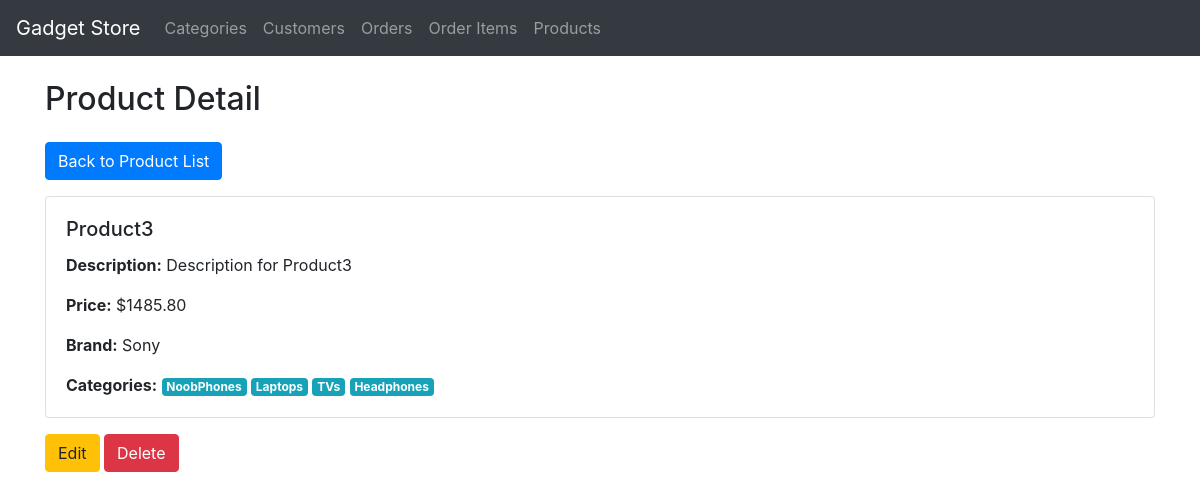
Page /products/3/ on the committed database.
### Phones/models.py (models this page shows, shortened)
class BaseModel(models.Model):
    created_at = models.DateTimeField(auto_now_add=True)
    updated_at = models.DateTimeField(auto_now=True)
    class Meta:
        abstract = True

class Product(BaseModel):
    name = models.CharField(max_length=255)
    description = models.TextField()
    price = models.DecimalField(max_digits=10, decimal_places=2)
    brand = models.ForeignKey(Brand, on_delete=models.CASCADE, related_name='products')
    category = models.ManyToManyField(Category, related_name='products')

class Brand(BaseModel):
    name = models.CharField(max_length=255, unique=True)

class Category(BaseModel):
    name = models.CharField(max_length=255, unique=True)

### Phones/views.py (the view)
# urls.py: path('products/<int:pk>/', ProductDetailView.as_view(), name='product-detail'),
class ProductDetailView(DetailView):
    model = Product
    template_name = 'product_detail.html'
    context_object_name = 'product'

### Phones/templates/product_detail.html (shortened to what this page needs)
{% extends 'base.html' %}
{% block content %}
    <div class="row">
        <div class="col-md-12">
            <h2 class="mb-4">Product Detail</h2>
            <a href="{% url 'product-list' %}" class="btn btn-primary mb-3">Back to Product List</a>
            <div class="card">
                <div class="card-body">
                    <h5 class="card-title">{{ product.name }}</h5>
                    <p class="card-text"><strong>Description:</strong> {{ product.description }}</p>
                    <p class="card-text"><strong>Price:</strong> ${{ product.price|floatformat:2 }}</p>
                    <p class="card-text"><strong>Brand:</strong> {{ product.brand.name }}</p>
                    <p class="card-text"><strong>Categories:</strong>
                        {% for category in product.category.all %}
                            <span class="badge badge-info">{{ category.name }}</span>
                        {% endfor %}
                    </p>
                </div>
            </div>
            <div class="mt-3">
                <a href="{% url 'product-update' product.id %}" class="btn btn-warning">Edit</a>
                <a href="{% url 'product-delete' product.id %}" class="btn btn-danger" onclick="return confirm('Are you sure you want to delete this product?')">Delete</a>
            </div>
        </div>
    </div>
{% endblock %}

### rows in the picture
Product: name "Product3", description "Description for Product3", price "1485.80", brand.name "Sony"
Category: name "NoobPhones"
Category: name "Laptops"
Category: name "TVs"
Category: name "Headphones"
